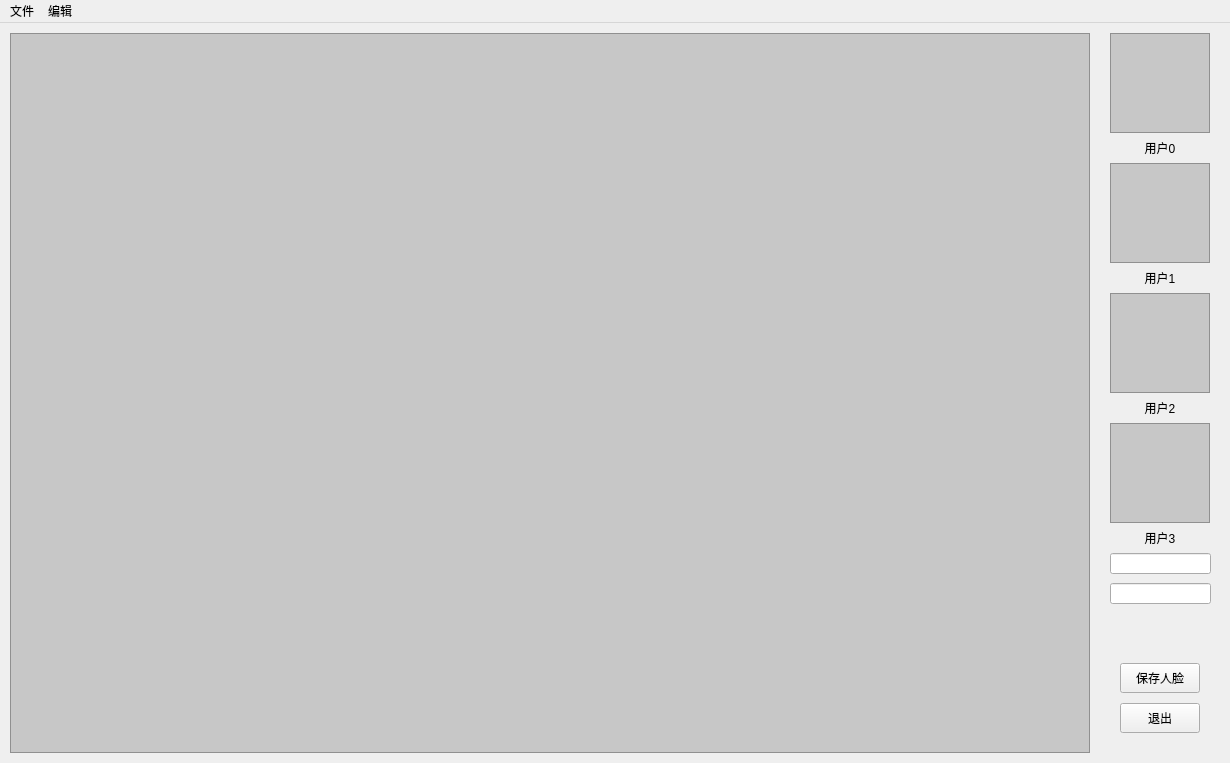
<?xml version="1.0" encoding="UTF-8"?>
<ui version="4.0">
 <class>MainWindow</class>
 <widget class="QMainWindow" name="MainWindow">
  <property name="geometry">
   <rect>
    <x>0</x>
    <y>0</y>
    <width>1230</width>
    <height>763</height>
   </rect>
  </property>
  <property name="minimumSize">
   <size>
    <width>1230</width>
    <height>763</height>
   </size>
  </property>
  <property name="maximumSize">
   <size>
    <width>1230</width>
    <height>763</height>
   </size>
  </property>
  <property name="mouseTracking">
   <bool>false</bool>
  </property>
  <property name="windowTitle">
   <string>MainWindow</string>
  </property>
  <property name="windowIcon">
   <iconset>
    <normaloff>resources/icon1.png</normaloff>resources/icon1.png</iconset>
  </property>
  <property name="styleSheet">
   <string notr="true"/>
  </property>
  <widget class="QWidget" name="centralwidget">
   <widget class="QLabel" name="imgLabel">
    <property name="geometry">
     <rect>
      <x>10</x>
      <y>10</y>
      <width>1080</width>
      <height>720</height>
     </rect>
    </property>
    <property name="styleSheet">
     <string notr="true">background-color: rgb(199, 199, 199);
border:1px solid rgb(144, 144, 144);</string>
    </property>
    <property name="text">
     <string/>
    </property>
   </widget>
   <widget class="QLabel" name="roiLabel1">
    <property name="geometry">
     <rect>
      <x>1110</x>
      <y>10</y>
      <width>100</width>
      <height>100</height>
     </rect>
    </property>
    <property name="cursor">
     <cursorShape>PointingHandCursor</cursorShape>
    </property>
    <property name="styleSheet">
     <string notr="true">QLabel{
	background-color: rgb(199, 199, 199);
	border:1px solid rgb(144, 144, 144);
}
QLabel:hover{
	background-color: rgb(229, 241, 251);
	border:1px solid rgb(0, 120, 215);
}
QLabel:pressed{
	background-color: rgb(229, 241, 251);
	border:1px solid rgb(100, 120, 215);
}
</string>
    </property>
    <property name="text">
     <string/>
    </property>
    <property name="pixmap">
     <pixmap>resources/icon1.ico</pixmap>
    </property>
   </widget>
   <widget class="QLabel" name="roiLabel2">
    <property name="geometry">
     <rect>
      <x>1110</x>
      <y>140</y>
      <width>100</width>
      <height>100</height>
     </rect>
    </property>
    <property name="cursor">
     <cursorShape>PointingHandCursor</cursorShape>
    </property>
    <property name="styleSheet">
     <string notr="true">QLabel{
	background-color: rgb(199, 199, 199);
	border:1px solid rgb(144, 144, 144);
}
QLabel:hover{
	background-color: rgb(229, 241, 251);
	border:1px solid rgb(0, 120, 215);
}
</string>
    </property>
    <property name="text">
     <string/>
    </property>
   </widget>
   <widget class="QLabel" name="roiLabel3">
    <property name="geometry">
     <rect>
      <x>1110</x>
      <y>270</y>
      <width>100</width>
      <height>100</height>
     </rect>
    </property>
    <property name="cursor">
     <cursorShape>PointingHandCursor</cursorShape>
    </property>
    <property name="styleSheet">
     <string notr="true">QLabel{
	background-color: rgb(199, 199, 199);
	border:1px solid rgb(144, 144, 144);
}
QLabel:hover{
	background-color: rgb(229, 241, 251);
	border:1px solid rgb(0, 120, 215);
}
</string>
    </property>
    <property name="text">
     <string/>
    </property>
   </widget>
   <widget class="QLabel" name="roiLabel4">
    <property name="geometry">
     <rect>
      <x>1110</x>
      <y>400</y>
      <width>100</width>
      <height>100</height>
     </rect>
    </property>
    <property name="cursor">
     <cursorShape>PointingHandCursor</cursorShape>
    </property>
    <property name="styleSheet">
     <string notr="true">QLabel{
	background-color: rgb(199, 199, 199);
	border:1px solid rgb(144, 144, 144);
}
QLabel:hover{
	background-color: rgb(229, 241, 251);
	border:1px solid rgb(0, 120, 215);
}
</string>
    </property>
    <property name="text">
     <string/>
    </property>
   </widget>
   <widget class="QLabel" name="name1">
    <property name="geometry">
     <rect>
      <x>1110</x>
      <y>110</y>
      <width>100</width>
      <height>30</height>
     </rect>
    </property>
    <property name="text">
     <string>用户0</string>
    </property>
    <property name="alignment">
     <set>Qt::AlignCenter</set>
    </property>
   </widget>
   <widget class="QLabel" name="name2">
    <property name="geometry">
     <rect>
      <x>1110</x>
      <y>240</y>
      <width>100</width>
      <height>30</height>
     </rect>
    </property>
    <property name="text">
     <string>用户1</string>
    </property>
    <property name="alignment">
     <set>Qt::AlignCenter</set>
    </property>
   </widget>
   <widget class="QLabel" name="name3">
    <property name="geometry">
     <rect>
      <x>1110</x>
      <y>370</y>
      <width>100</width>
      <height>30</height>
     </rect>
    </property>
    <property name="text">
     <string>用户2</string>
    </property>
    <property name="alignment">
     <set>Qt::AlignCenter</set>
    </property>
   </widget>
   <widget class="QLabel" name="name4">
    <property name="geometry">
     <rect>
      <x>1110</x>
      <y>500</y>
      <width>100</width>
      <height>30</height>
     </rect>
    </property>
    <property name="text">
     <string>用户3</string>
    </property>
    <property name="alignment">
     <set>Qt::AlignCenter</set>
    </property>
   </widget>
   <widget class="QPushButton" name="button2">
    <property name="geometry">
     <rect>
      <x>1120</x>
      <y>680</y>
      <width>80</width>
      <height>30</height>
     </rect>
    </property>
    <property name="styleSheet">
     <string notr="true"/>
    </property>
    <property name="text">
     <string>退出</string>
    </property>
   </widget>
   <widget class="QPushButton" name="button1">
    <property name="geometry">
     <rect>
      <x>1120</x>
      <y>640</y>
      <width>80</width>
      <height>30</height>
     </rect>
    </property>
    <property name="styleSheet">
     <string notr="true"/>
    </property>
    <property name="text">
     <string>保存人脸</string>
    </property>
   </widget>
   <widget class="QLineEdit" name="line1">
    <property name="geometry">
     <rect>
      <x>1110</x>
      <y>530</y>
      <width>101</width>
      <height>21</height>
     </rect>
    </property>
    <property name="cursor">
     <cursorShape>IBeamCursor</cursorShape>
    </property>
   </widget>
   <widget class="QLineEdit" name="line2">
    <property name="geometry">
     <rect>
      <x>1110</x>
      <y>560</y>
      <width>101</width>
      <height>21</height>
     </rect>
    </property>
   </widget>
  </widget>
  <widget class="QMenuBar" name="menuBar">
   <property name="enabled">
    <bool>true</bool>
   </property>
   <property name="geometry">
    <rect>
     <x>0</x>
     <y>0</y>
     <width>1230</width>
     <height>24</height>
    </rect>
   </property>
   <widget class="QMenu" name="menu1">
    <property name="title">
     <string>文件</string>
    </property>
    <addaction name="action1"/>
    <addaction name="actionss"/>
   </widget>
   <widget class="QMenu" name="menu2">
    <property name="title">
     <string>编辑</string>
    </property>
    <addaction name="action2"/>
   </widget>
   <addaction name="menu1"/>
   <addaction name="menu2"/>
  </widget>
  <action name="action1">
   <property name="text">
    <string>所有用户</string>
   </property>
  </action>
  <action name="action2">
   <property name="text">
    <string>退出</string>
   </property>
  </action>
  <action name="actionss">
   <property name="text">
    <string>同步服务器</string>
   </property>
  </action>
 </widget>
 <resources/>
 <connections/>
</ui>
